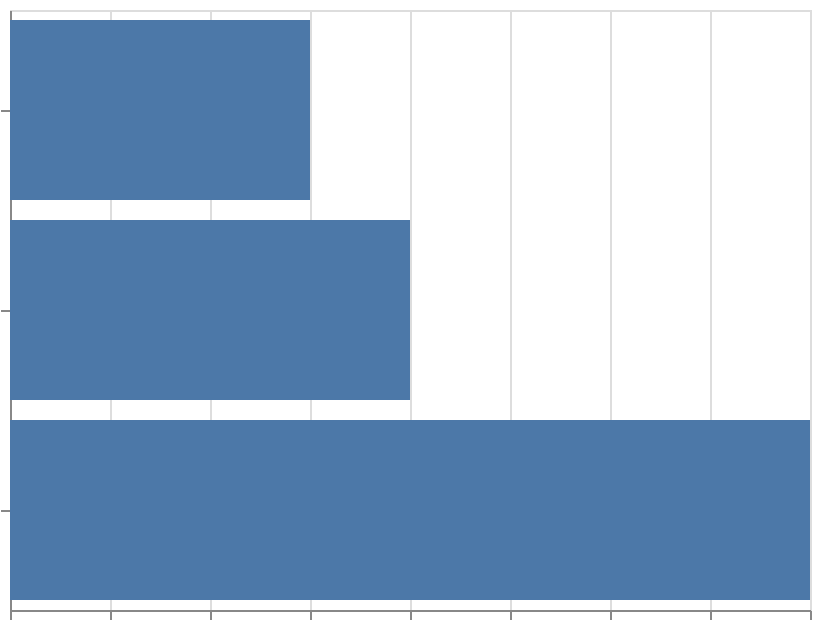

Write the Vega-Lite specification saved for this chart.
### Vega-Lite specification from a JSON file in a GitHub repository (floating-point values rounded to 4 significant figures)
{"$schema": "https://vega.github.io/schema/vega-lite/v6.json", "width": 400, "height": 300, "padding": 5, "autosize": "none", "data": {"name": "table", "values": [{"city": "NY", "pop": 8}, {"city": "LA", "pop": 4}, {"city": "CH", "pop": 3}]}, "mark": "bar", "encoding": {"x": {"field": "pop", "type": "quantitative", "axis": {"labels": false, "title": null}}, "y": {"field": "city", "type": "nominal", "axis": {"labels": false, "title": null}}}}
